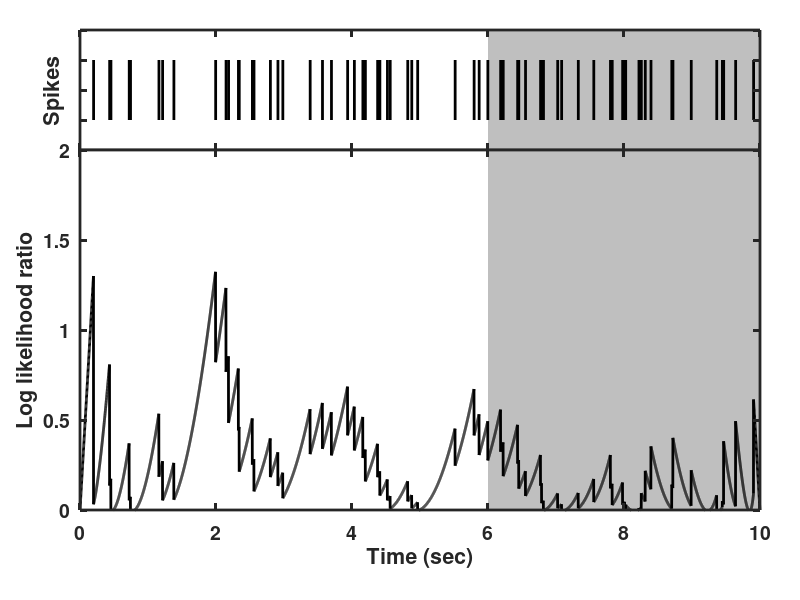

Here is the MATLAB script that generated this plot:
% Figure_9_5.m
%
% A code that generates a single inhomogeneous Poisson spike train, at a
% rate that changes discretely only once between two fixed values. 
%
% Then an algorithm calculates the log likelihood of the jump occurring at
% any point in the simulation.
%
% This code was used to produce Figure 9.5 in the textbook:
% An Introductory Course in Computational Neuroscience
% by Paul Miller (Brandeis University, 2017)
%
%%%%%%%%%%%%%%%%%%%%%%%%%%%%%%%%%%%%%%%%%%%%%%%%%%%%%%%%%%%%%%%%%%%%%%%%%%%
clear;              % remove all prior variables and parameters from memory

dt = 0.001;         % time step for binning spikes and detecting rate-change
tmax = 10;          % total time of spike-train
t = 0:dt:tmax;      % vector of time bins
Nt = length(t);     % number of time bins
r0 = 5;             % initial rate of Poisson process
rf = 10;            % final rate of Poisson process
jumptime = tmax*0.6;    % actual simulated time of rate-change

spikes = zeros(1,Nt);   % will contain a 1 for each spike
r=zeros(1,Nt);          % rate of Poisson process
% logP is log of probability of spike train given rate jump at that time-point
logP = zeros(1,Nt);     
llr = zeros(1,Nt);  % log-likelihood ratio (comparing logP to no rate-jump)

% now simulate the spike train
for i = 1:length(t)
    % determine the Poisson rate at each time-point
    if t(i) < jumptime
        r(i) = r0;
    else
        r(i) = rf;
    end
    
    % produce a spike probabilistically at that rate
    if rand(1) < dt*r(i)        % using a Poisson spike generator
        spikes(i) = 1.0;  % include a spike if the rate is high enough
    end
    
end

%% In the second part of the code use the spike times to try to extract the 
%  time-point when the rate changed (the chang-epoint)
for changepoint = 2:Nt-1; % loop through all possible change-points
    
    N1 = sum(spikes(1:changepoint));        % no. of spikes before change-point
    N2 = sum(spikes(changepoint+1:end));    % no. of spikes after change-point
    N = N1+N2;                              % total no. of spikes
    
    T1 = dt*(changepoint);                  % time before change-point
    T2 = dt*(Nt-changepoint);               % time after change-point
    
    r1_opt = N1/T1;                 % optimal Poisson rate before change-point
    r2_opt = N2/T2;                 % optimal Poisson rate after change-point
    
    % calculate log Prob of spike trains if no. of spikes > 0
    % log prob of spike train before change-point
    if ( r1_opt > 0 )
        logP(changepoint)  = N1*log(r1_opt);
    else
        logP(changepoint)  = 0;
    end
    % add log prob of spike train after change-point
    if ( r2_opt > 0 )
        logP(changepoint)  = logP(changepoint) ...
            + N2*log(r2_opt);
    else
        logP(changepoint)  = logP(changepoint);
    end
    
end
% for log-likelihood ratio, subtract log prob of spike train at fixed rate
llr(2:Nt-1) = logP(2:Nt-1)+N*log(tmax)-N*log(N);

% estimate the time-point of the transition from the maximum of logP
[val tjump] = max(logP(2:end));
detectjump = tjump*dt;

% print to screen actual and estimated change-points
data = [jumptime detectjump] 

%% Finally plot the log-likelihood ratio of a transition at a given 
%  time-point versus no transition as a function of time of change-point
set(0,'DefaultLineLineWidth',2,...
    'DefaultLineMarkerSize',8, ...
    'DefaultAxesLineWidth',2, ...
    'DefaultAxesFontSize',14,...
    'DefaultAxesFontWeight','Bold');
figure(1)
clf
% include the spike times in the final figure 
spiketimes = dt*find(spikes);
subplot('Position',[0.1 0.75 0.85 0.2])
fill([jumptime jumptime tmax tmax], [-0.5 1.5 1.5 -0.5],[0.75, 0.75, 0.75], ...
    'EdgeColor','none')
hold on
set(gca,'Layer','top')

for i = 1:N
    plot([spiketimes(i); spiketimes(i)],[0; 1],'k')
    hold on
end
axis([0 tmax -0.5 1.5])
set(gca,'YTickLabel',[])
set(gca,'XTickLabel',[])
ylabel('Spikes')

subplot('Position',[0.1 0.15 0.85 0.6])

% shade the time after the actual transition in gray
fill([jumptime jumptime tmax tmax], [0 ceil(max(llr)) ceil(max(llr)) 0],[0.75, 0.75, 0.75], ...
    'EdgeColor','none')
hold on
set(gca,'Layer','top')

plot(t,llr,'k')
xlabel('Time (sec)')
ylabel('Log likelihood ratio')

axis([0 tmax 0 ceil(max(llr))])
